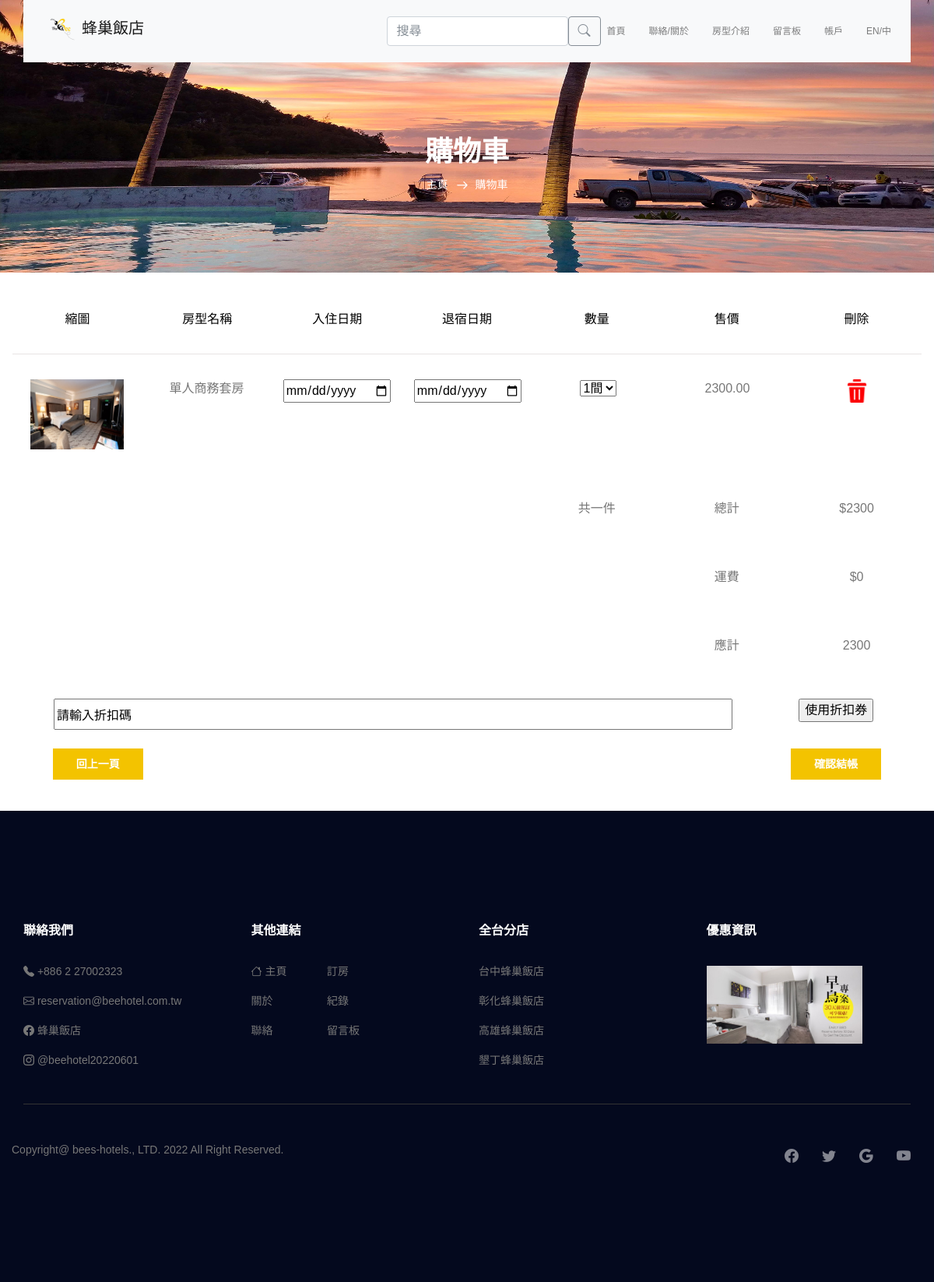
The app's page /cart.php (signed in) with its own data.
### tables this page shows
CREATE TABLE `cart` (
  `id` int(11) NOT NULL,
  `account_id` int(11) NOT NULL,
  `pno` int(11) NOT NULL
);

CREATE TABLE `product` (
  `pno` int(11) NOT NULL,
  `pname` varchar(30) NOT NULL,
  `description` varchar(100) NOT NULL,
  `file_type` varchar(20) NOT NULL,
  `unitprice` decimal(10,2) NOT NULL,
  `category` varchar(20) NOT NULL
);

### cart.php (the view, shortened to what this page needs)
<!DOCTYPE html>
<html lang="en">
<head>
    <?php include("import.php") ?>
</head>
<body>
    <?php include("nav.php") ?>
    <section class="breadcrumb_area" style="background-image: url(./images/cart.jpg);  background-size:100% 100%">
        <div class="container">
            <div class="page-cover text-center">
                <h2 class="page-cover-tittle" ">購物車</h2>
                <ol class="breadcrumb">
                    <li><a href="index.php">主頁</a></li>
                    <li class="active">購物車</li>
                </ol>
            </div>
        </div>
    </section>
<div class="container" style="text-align: center; padding:1rem; font-size: 1rem;">
    <form action="" method="post" name="form1">
            <div class="row" style="padding: 2rem 0rem; color: black; border-bottom: 0.05rem solid rgb(232, 228, 228);">
            <div class="col-3 col-sm">縮圖</div>
            <div class="col-3 col-sm">房型名稱</div>
            <div class="col-3 col-sm">入住日期</div>
            <div class="col-3 col-sm">退宿日期</div>
            <div class="col-3 col-sm">數量</div>
            <div class="col-3 col-sm">售價</div>
            <div class="col-3 col-sm">刪除</div>
        </div>
        <?php
            if(isset($_SESSION['account'])){
                $link = mysqli_connect("localhost","root","","beehotel");
                mysqli_query($link, "SET NAMES UTF8");
                $account = $_SESSION['account_id'];
                if($result = mysqli_query($link,"SELECT * FROM cart as c, product as p WHERE  c.pno=p.pno AND c.account_id = $account;")) {
                    while ($record = mysqli_fetch_assoc($result)) {
                        echo '<div class="row" style="padding: 2rem 0rem;">';
                        echo '<div class="col-3 col-sm"><img src="images/product/'.$record['file_type'].'" alt="" width="120px" height="90px"></div>';
                        echo '<div class="col-3 col-sm">'.$record['pname'].'</div>';
                        echo '<div class="col-3 col-sm"><input type="date"></div>';
                        echo  '<div class="col-3 col-sm"><input type="date"></div>';
                        echo'<div class="col-6 col-sm"><select >
                                    <option value="1"> 1間 </option>
                                    <option value="2"> 2間 </option>
                                    <option value="3"> 3間 </option>
                                    <option value="4"> 4間 </option></select></div>';
                        echo '<div class="col-3 col-sm">'.$record["unitprice"].'</div>';
                        echo '<div class="col-3 col-sm"><a href="#"><img src="./images/delete.png" alt="" width="30px" height="30px"></a></div></div>';
                    }
                }
            }
        ?>
        <div class="row" style="padding: 2rem 0rem;">
            <div class="col col-sm"></div>
            <div class="col col-sm"></div>
            <div class="col col-sm"></div>
            <div class="col col-sm"></div>
            <div class="col-3 col-sm">共一件</div>
            <div class="col-2 col-sm">總計</div>
            <div class="col-2 col-sm">$2300</div>
        </div>
        <div class="row" style="padding: 2rem 0rem;">
            <div class="col col-sm"></div>
            <div class="col col-sm"></div>
            <div class="col col-sm"></div>
            <div class="col col-sm"></div>
            <div class="col-2 col-sm"></div>
            <div class="col-2 col-sm">運費</div>
            <div class="col-2 col-sm">$0</div>
        </div>
        <div class="row" style="padding: 2rem 0rem;">
            <div class="col col-sm"></div>
            <div class="col col-sm"></div>
            <div class="col col-sm"></div>
            <div class="col col-sm"></div>
            <div class="col-2 col-sm"></div>
            <div class="col-2 col-sm">應計</div>
            <div class="col-2 col-sm">2300</div>
        </div>
        <div class="row" style="margin: 1.5rem 0rem;">
            <div class="col-9 col-sm-10"><input type="text" value="請輸入折扣碼" style="width:95%; height:40px;"></div>
            <div class="col-3 col-sm-2"><input type="submit" value="使用折扣券"></div>
        </div>
        <div class="row" style="margin: 1.5rem 0rem;">
            <div class="col-2 col-sm-2"><a href="book.php" class="btn theme_btn button_hover">回上一頁</a></div>
            <div class="col-2 col-sm-2"></div>
            <div class="col-1 col-sm-2"></div>
            <div class="col-1 col-sm-2"></div>
            <div class="col-2 col-sm-2"></div>
            <div class="col-2 col-sm-2"><button type="submit" value="submit"
                    class="btn theme_btn button_hover">確認結帳</button></div>
        </div>
    </form>
</div>
<?php include("footer.php") ?>
</body>
</html>

### css/style.css (style rules this page uses)
a { text-decoration: none; -webkit-transition: all 0.3s ease-in-out; -o-transition: all 0.3s ease-in-out; transition: all 0.3s ease-in-out; }
body { line-height: 24px; font-size: 14px; font-family: "Poppins", sans-serif; font-weight: 300; color: #777777; }
section { background: #fff; }
h1, h2, h3, h4, h5, h6 { font-family: "Poppins", sans-serif; font-weight: 600; }
@media (min-width: 1200px) { .container { max-width: 1170px; } }
.theme_btn { font-size: 14px; line-height: 30px; text-transform: uppercase; color: #fff; font-weight: 600; background: #f3c300; padding: 5px 30px; }
.theme_btn:before { background: #f8b100; }
.button_hover { border-radius: 0px; position: relative; z-index: 1; -webkit-transition: all 0.3s linear; -o-transition: all 0.3s linear; transition: all 0.3s linear; overflow: hidden; border: 0px; display: inline-block; text-align: center; }
.button_hover:before { content: ""; width: 100%; height: 100%; left: 0; top: 0; position: absolute; -webkit-transform: translateX(-100%); -ms-transform: translateX(-100%); transform: translateX(-100%); z-index: -1; background: #f8b100; -webkit-transition: all 0.3s linear; -o-transition: all 0.3s linear; transition: all 0.3s linear; opacity: 0; }
.breadcrumb_area { position: relative; padding: 172px 0px 84px; background: #04091e; z-index: 1; overflow: hidden; }
.page-cover-tittle { display: block; font-size: 36px; line-height: 45px; color: #fff; }
.breadcrumb { text-align: center; background: transparent; padding: 0px; display: inline-block; }
.breadcrumb li { display: inline-block; color: #fff; }
.breadcrumb li a { color: #fff; }
.breadcrumb li + li:before { content: "\e87a"; font-family: 'Linearicons-Free'; font-size: 14px; font-weight: 600; vertical-align: middle; margin: 0px 10px 0px 7px; }

### records on screen
cart: product.file_type (picture), product.pname "單人商務套房", product.unitprice "2300.00"
